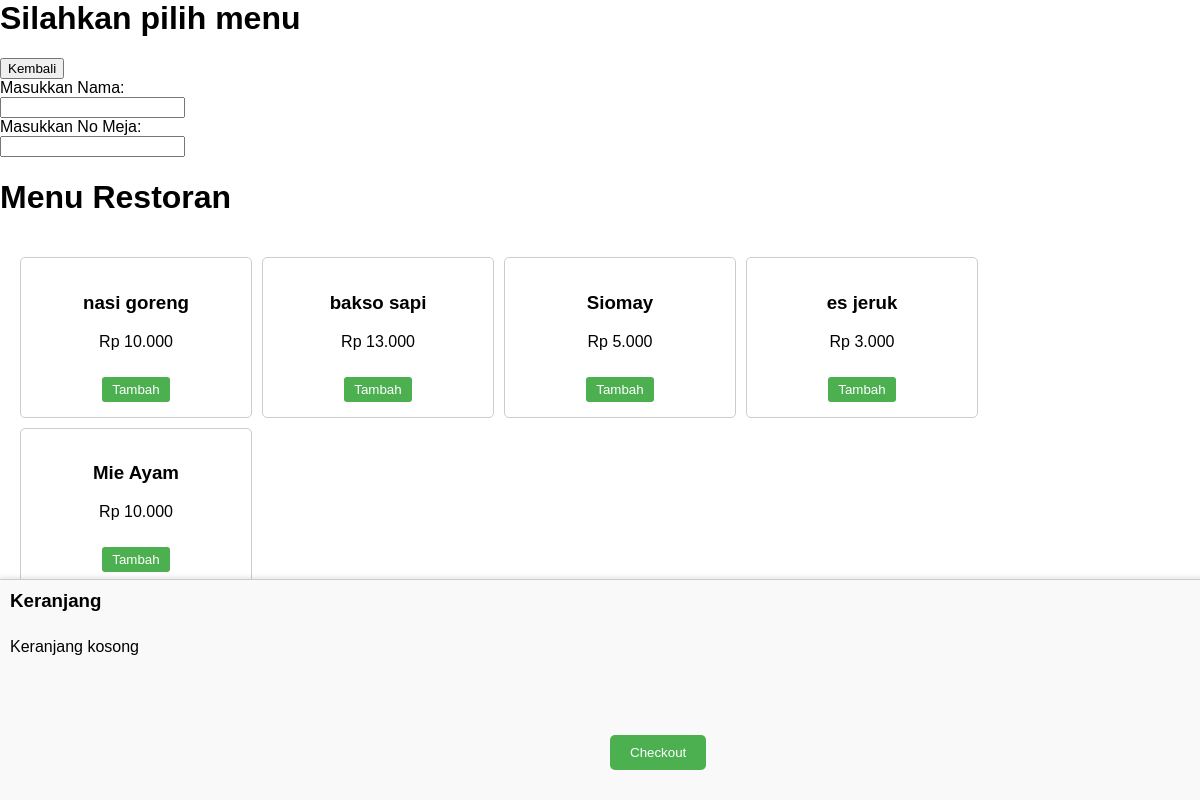
The page /pelanggan.php on the database as committed earlier.
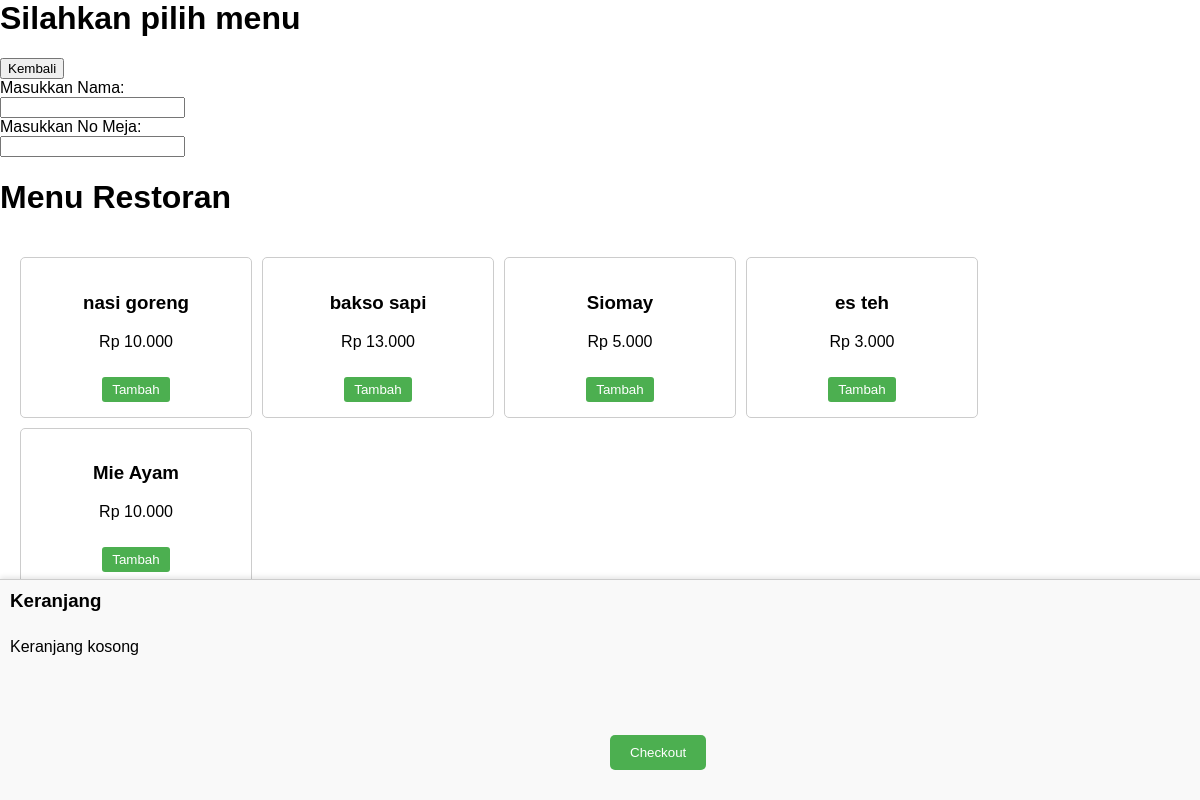
The same page on the database as committed later.
### tables this page shows
CREATE TABLE `menu` (
  `id_menu` int NOT NULL,
  `nama_makanan` varchar(100) DEFAULT NULL,
  `harga` decimal(10,2) DEFAULT NULL
);

### pelanggan.php (the view, shortened to what this page needs)
<?php
include "database.php";
$sql_read = "SELECT * FROM menu";
$result = $conn->query($sql_read);
?>
<!DOCTYPE html>
<html lang="en">
<head>
</head>
<body>
    <header>
        <h1>Silahkan pilih menu</h1>
        <button onclick="window.location.href='masuk.php'">Kembali</button>
    </header>
    <form action="pelanggan.php" method="POST" id="customerForm">
        <label for="nama">Masukkan Nama:</label><br>
        <input type="text" id="nama" name="nama" required><br>
        <label for="no_meja">Masukkan No Meja:</label><br>
        <input type="number" id="no_meja" name="no_meja" required><br>
    </form>
    <div class="Menu_dan_cart">
        <h1>Menu Restoran</h1>
        <div class="menu-list">
            <?php
            if ($result->num_rows > 0) {
                while ($row = $result->fetch_assoc()) {
                    echo "<div class='menu-item'>";
                    echo "<h3>" . $row['nama_makanan'] . "</h3>";
                    echo "<p>Rp " . number_format($row['harga'], 0, ',', '.') . "</p>";
                    echo "<button onclick=\"addToCart(" . $row['id_menu'] . ", '" . $row['nama_makanan'] . "', " . $row['harga'] . ")\">Tambah</button>";
                    echo "</div>";
                }
            } else {
                echo "<p>Tidak ada menu tersedia</p>";
            }
            ?>
        </div>
        <div class="cart">
            <h3>Keranjang</h3>
            <div class="cart-items">
                <p>Keranjang kosong</p>
            </div>
            <div class="checkout">
                <button type="button" onclick="checkout()">Checkout</button>
            </div>
        </div>
    </div>
</body>
</html>

### pelanggan.php (style rules this page uses)
body { font-family: Arial, sans-serif; margin: 0; padding: 0; }
.menu-list { display: flex; flex-wrap: wrap; gap: 10px; padding: 20px; }
.menu-item { border: 1px solid #ccc; border-radius: 5px; padding: 15px; width: 200px; text-align: center; }
.menu-item button { margin-top: 10px; padding: 5px 10px; background-color: #4CAF50; color: white; border: none; border-radius: 3px; cursor: pointer; }
.cart { position: fixed; bottom: 0; left: 0; width: 100%; height: 200px; overflow: auto; background-color: #f9f9f9; border-top: 1px solid #ccc; padding: 10px; box-shadow: 0 -2px 5px rgba(0,0,0,0.1); }
.cart h3 { margin: 0 0 10px; }
.cart-items { max-height: 150px; overflow-y: auto; margin-bottom: 10px; }
.checkout { text-align: center; }
.checkout button { position: fixed; padding: 10px 20px; margin-left: auto; margin-right: auto; bottom: 30px; background-color: #4CAF50; color: white; border: none; border-radius: 5px; cursor: pointer; }

Rows that differ between the two databases and show on the page:
changed menu: nama_makanan "es jeruk" → "es teh"
